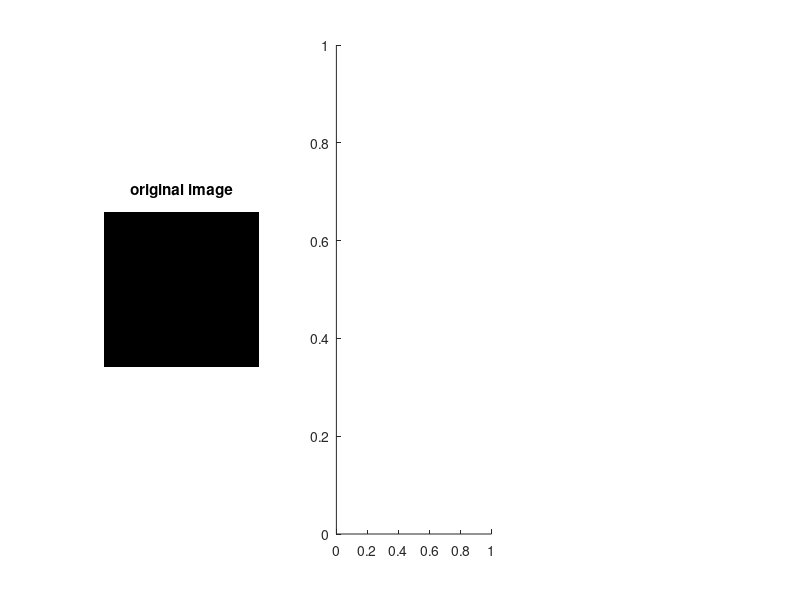

The MATLAB source for this figure: (Note: this script raises an error after producing the figure.)
subplot(1,3,1);imshow(I);title('original image')
subplot(1,3,2);imshow(C);title('edge')
subplot(1,3,3);imshow(I+C);title('sharpened image')